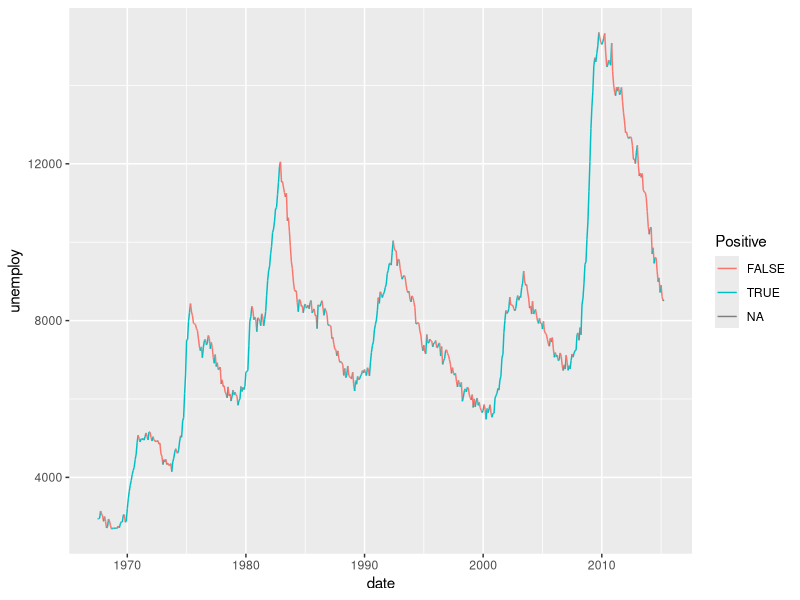
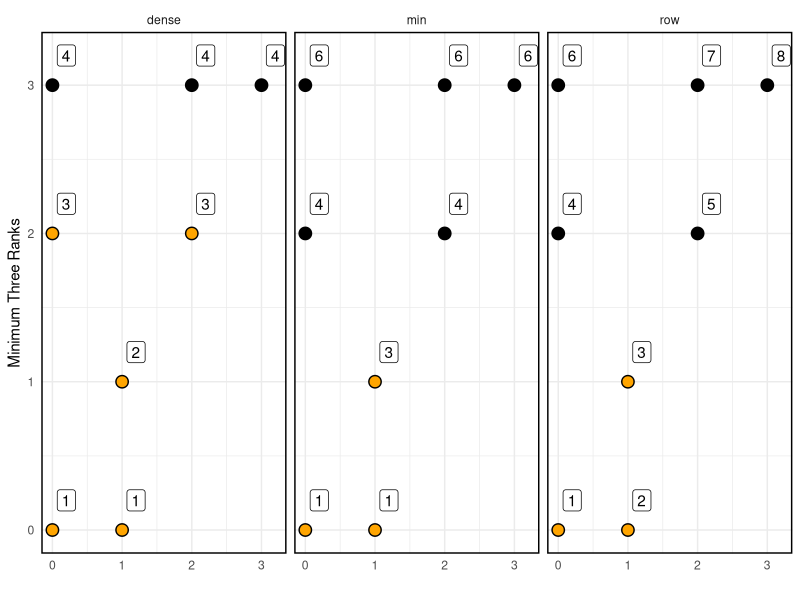

Here is the R script that generated these plots, in order:
## ---- chunk 1
library(tidyverse)
library(ggrepel)
## ---- chunk 2
## NOTE: No need to edit this; just an example
v <- c(1, 2, 3, 4, 5)
lead(v)
lag(v)
## ---- chunk 3
## NOTE: No need to edit this; just an example
x <- seq(-1, +1, length.out = 6)
f <- x ^ 2

## Forward finite difference
df_dx <- (lead(f) - f) / (lead(x) - x)
df_dx
## ---- chunk 4
## TASK: Modify the following code to color each segment based on whether the
##       trend is increasing or decreasing in time
economics %>%
  arrange(date) %>% 
  mutate(
    delta = lead(unemploy, order_by = date) - unemploy,
    Positive = delta > 0
  ) %>% 
 
  ggplot(aes(date, unemploy, color = Positive)) +
  geom_segment(aes(
    xend = lead(date, order_by = date),
    yend = lead(unemploy, order_by = date)
  ))
## ---- chunk 5
## NOTE: No need to edit this; just an example
v <- c(1, 1, 2, 3, 5)
row_number(v)
min_rank(v)
dense_rank(v)
## ---- chunk 6
## NOTE: No need to edit this; just an example
v <- c(1, 1, 2, 3, 5)
row_number(desc(v))
min_rank(desc(v))
dense_rank(-v)
## ---- chunk 7
## NOTE: No need to edit this; just an example
set.seed(101)
tribble(
  ~x, ~y,
  0,  0,
  1,  0,
  1,  1,
  0,  2,
  2,  2,
  0,  3,
  2,  3,
  3,  3
) %>%
  mutate(
    rk_row = row_number(y),
    rk_min = min_rank(y),
    rk_dense = dense_rank(y)
  ) %>%
  pivot_longer(
    names_to = "fcn",
    names_prefix = "rk_",
    values_to = "rk",
    cols = c(-x, -y)
  ) %>%

  ggplot(aes(x, y)) +
  geom_point(size = 4) +
  geom_point(
    data = . %>% filter(rk <= 3),
    size = 3,
    color = "orange"
  ) +
  geom_label(aes(label = rk), nudge_x = 0.2, nudge_y = 0.2) +

  facet_wrap(~fcn) +
  theme_minimal() +
  theme(panel.border = element_rect(color = "black", fill = NA, size = 1)) +
  labs(
    x = "",
    y = "Minimum Three Ranks"
  )
## ---- chunk 8
## TASK: Use a rank function to filter the `mpg` data
q2 <- 
  mpg %>% 
  filter(dense_rank(desc(hwy)) <= 3)
q2
## ---- chunk 9
## NOTE: No need to change this
assertthat::assert_that(dim(q2)[1] == 4)
print("Nice!")
